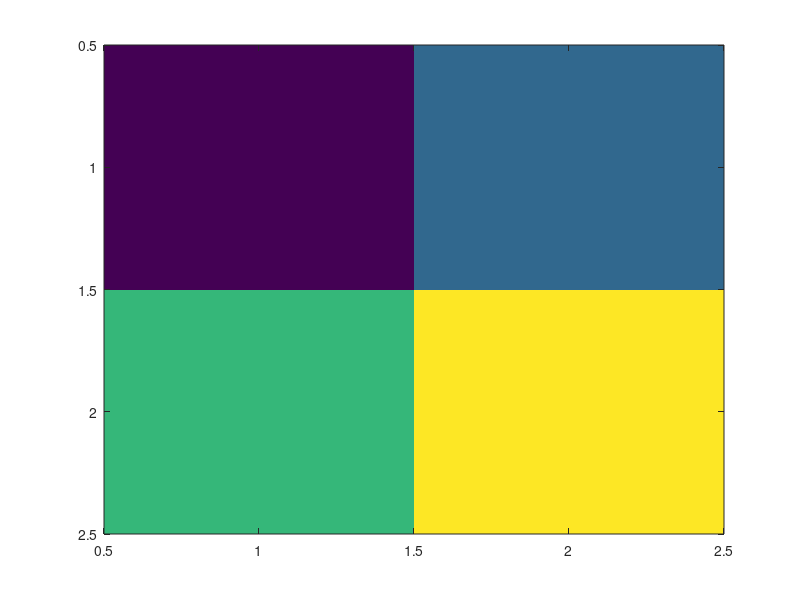

Recreate this plot in MATLAB.
figure_handle = figure();

[contour_matrix, contour_handle] = contour([1 3 5; 2 4 6], [4 2 4]);
contour_limits = get(gca(), 'CLim');
contour_class = strcmp(class(contour_handle), 'matlab.graphics.chart.primitive.Contour');

image_handle = imagesc([1 2; 3 4]);
image_limits = get(gca(), 'CLim');
image_direction = get(gca(), 'YDir');
image_class = strcmp(class(image_handle), 'matlab.graphics.primitive.Image');

openmat_result = [ ...
    contour_class, size(contour_matrix, 1), all(contour_limits == [2 4]), ...
    image_class, all(image_limits == [1 4]), strcmp(image_direction, 'reverse') ...
];

close(figure_handle);
